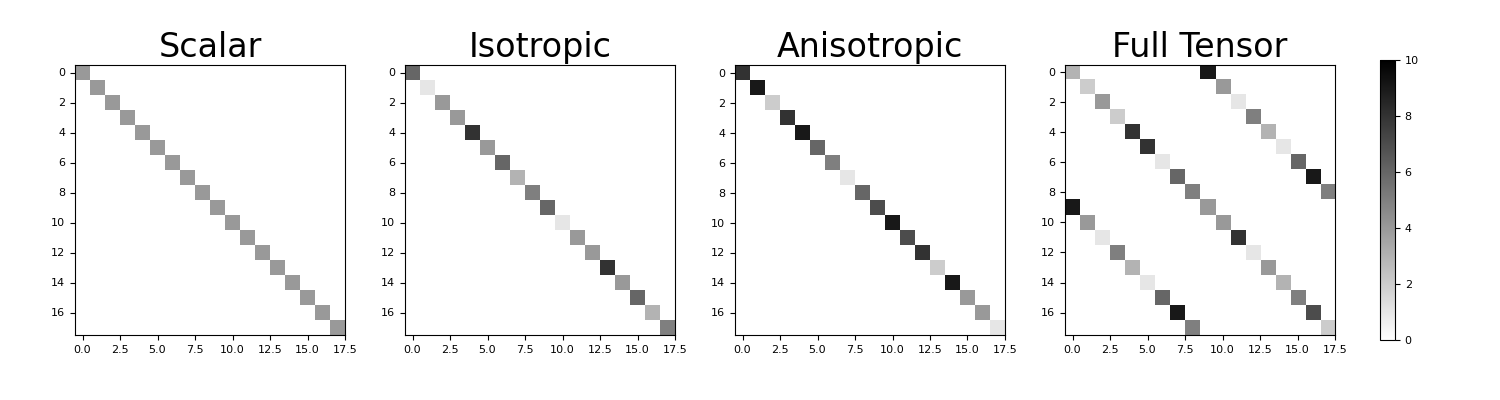

Write the Python code that produced this figure.
# For the 4 classifications allowable (scalar, isotropic, anistropic and tensor),
# we construct and compare the property tensor on a small 2D mesh. For this
# example, note the following:
#
#     - The dimensions for all property tensors are the same
#     - All property tensors, except in the case of full anisotropy are diagonal
#       sparse matrices
#     - For the scalar case, the non-zero elements are equal
#     - For the isotropic case, the non-zero elements repreat in order for the x, y
#       (and z) components
#     - For the anisotropic case (diagonal anisotropy), the non-zero elements do not
#       repeat
#     - For the tensor caes (full anisotropy), there are off-diagonal components
#
from discretize.utils import make_property_tensor
from discretize import TensorMesh
import numpy as np
import matplotlib.pyplot as plt
import matplotlib as mpl
#
# Define a 2D tensor mesh
#
h = [1., 1., 1.]
mesh = TensorMesh([h, h], origin='00')
#
# Define a physical property for all cases (2D)
#
sigma_scalar = 4.
sigma_isotropic = np.random.randint(1, 10, mesh.nC)
sigma_anisotropic = np.random.randint(1, 10, (mesh.nC, 2))
sigma_tensor = np.random.randint(1, 10, (mesh.nC, 3))
#
# Construct the property tensor in each case
#
M_scalar = make_property_tensor(mesh, sigma_scalar)
M_isotropic = make_property_tensor(mesh, sigma_isotropic)
M_anisotropic = make_property_tensor(mesh, sigma_anisotropic)
M_tensor = make_property_tensor(mesh, sigma_tensor)
#
# Plot the property tensors.
#
# .. collapse:: Expand to show scripting for plot
#
M_list = [M_scalar, M_isotropic, M_anisotropic, M_tensor]
case_list = ['Scalar', 'Isotropic', 'Anisotropic', 'Full Tensor']
ax1 = 4*[None]
fig = plt.figure(figsize=(15, 4))
for ii in range(0, 4):
    ax1[ii] = fig.add_axes([0.05+0.22*ii, 0.05, 0.18, 0.9])
    ax1[ii].imshow(
        M_list[ii].todense(), interpolation='none', cmap='binary', vmax=10.
    )
    ax1[ii].set_title(case_list[ii], fontsize=24)
ax2 = fig.add_axes([0.92, 0.15, 0.01, 0.7])
norm = mpl.colors.Normalize(vmin=0., vmax=10.)
cbar = mpl.colorbar.ColorbarBase(
    ax2, norm=norm, orientation="vertical", cmap=mpl.cm.binary
)
plt.show()
